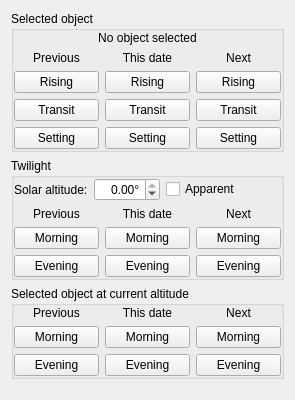
     <widget class="QWidget" name="tabSpecificTime">
      <attribute name="title">
       <string>Specific Time</string>
      </attribute>
      <layout class="QVBoxLayout" name="vboxSpecificTime">
       <item>
        <widget class="QGroupBox" name="groupRTS">
         <property name="title">
          <string>Selected object</string>
         </property>
         <layout class="QGridLayout" name="gridRTS">
          <property name="leftMargin">
           <number>0</number>
          </property>
          <property name="topMargin">
           <number>0</number>
          </property>
          <property name="rightMargin">
           <number>0</number>
          </property>
          <property name="bottomMargin">
           <number>0</number>
          </property>
          <item row="0" column="0" colspan="3">
           <widget class="QLabel" name="labelSelectedObject">
            <property name="text">
             <string>No object selected</string>
            </property>
            <property name="alignment">
             <set>Qt::AlignCenter</set>
            </property>
           </widget>
          </item>
          <item row="1" column="0">
           <widget class="QLabel" name="labelRTSPrev">
            <property name="text">
             <string>Previous</string>
            </property>
            <property name="alignment">
             <set>Qt::AlignCenter</set>
            </property>
           </widget>
          </item>
          <item row="1" column="1">
           <widget class="QLabel" name="labelRTSThisDate">
            <property name="text">
             <string>This date</string>
            </property>
            <property name="alignment">
             <set>Qt::AlignCenter</set>
            </property>
           </widget>
          </item>
          <item row="1" column="2">
           <widget class="QLabel" name="labelRTSNext">
            <property name="text">
             <string>Next</string>
            </property>
            <property name="alignment">
             <set>Qt::AlignCenter</set>
            </property>
           </widget>
          </item>
          <item row="2" column="0">
           <widget class="QPushButton" name="btnPreviousRising">
            <property name="sizePolicy">
             <sizepolicy hsizetype="Expanding" vsizetype="Fixed">
              <horstretch>0</horstretch>
              <verstretch>0</verstretch>
             </sizepolicy>
            </property>
            <property name="toolTip">
             <string>Previous rising of the selected object</string>
            </property>
            <property name="text">
             <string>Rising</string>
            </property>
           </widget>
          </item>
          <item row="2" column="1">
           <widget class="QPushButton" name="btnThisDateRising">
            <property name="sizePolicy">
             <sizepolicy hsizetype="Expanding" vsizetype="Fixed">
              <horstretch>0</horstretch>
              <verstretch>0</verstretch>
             </sizepolicy>
            </property>
            <property name="toolTip">
             <string>This date's rising of the selected object</string>
            </property>
            <property name="text">
             <string>Rising</string>
            </property>
           </widget>
          </item>
          <item row="2" column="2">
           <widget class="QPushButton" name="btnNextRising">
            <property name="sizePolicy">
             <sizepolicy hsizetype="Expanding" vsizetype="Fixed">
              <horstretch>0</horstretch>
              <verstretch>0</verstretch>
             </sizepolicy>
            </property>
            <property name="toolTip">
             <string>Next rising of the selected object</string>
            </property>
            <property name="text">
             <string>Rising</string>
            </property>
           </widget>
          </item>
          <item row="3" column="0">
           <widget class="QPushButton" name="btnPreviousTransit">
            <property name="sizePolicy">
             <sizepolicy hsizetype="Expanding" vsizetype="Fixed">
              <horstretch>0</horstretch>
              <verstretch>0</verstretch>
             </sizepolicy>
            </property>
            <property name="toolTip">
             <string>Previous transit of the selected object</string>
            </property>
            <property name="text">
             <string>Transit</string>
            </property>
           </widget>
          </item>
          <item row="3" column="1">
           <widget class="QPushButton" name="btnThisDateTransit">
            <property name="sizePolicy">
             <sizepolicy hsizetype="Expanding" vsizetype="Fixed">
              <horstretch>0</horstretch>
              <verstretch>0</verstretch>
             </sizepolicy>
            </property>
            <property name="toolTip">
             <string>This date's transit of the selected object</string>
            </property>
            <property name="text">
             <string>Transit</string>
            </property>
           </widget>
          </item>
          <item row="3" column="2">
           <widget class="QPushButton" name="btnNextTransit">
            <property name="sizePolicy">
             <sizepolicy hsizetype="Expanding" vsizetype="Fixed">
              <horstretch>0</horstretch>
              <verstretch>0</verstretch>
             </sizepolicy>
            </property>
            <property name="toolTip">
             <string>Next transit of the selected object</string>
            </property>
            <property name="text">
             <string>Transit</string>
            </property>
           </widget>
          </item>
          <item row="4" column="0">
           <widget class="QPushButton" name="btnPreviousSetting">
            <property name="sizePolicy">
             <sizepolicy hsizetype="Expanding" vsizetype="Fixed">
              <horstretch>0</horstretch>
              <verstretch>0</verstretch>
             </sizepolicy>
            </property>
            <property name="toolTip">
             <string>Previous setting of the selected object</string>
            </property>
            <property name="text">
             <string>Setting</string>
            </property>
           </widget>
          </item>
          <item row="4" column="1">
           <widget class="QPushButton" name="btnThisDateSetting">
            <property name="sizePolicy">
             <sizepolicy hsizetype="Expanding" vsizetype="Fixed">
              <horstretch>0</horstretch>
              <verstretch>0</verstretch>
             </sizepolicy>
            </property>
            <property name="toolTip">
             <string>This date's setting of the selected object</string>
            </property>
            <property name="text">
             <string>Setting</string>
            </property>
           </widget>
          </item>
          <item row="4" column="2">
           <widget class="QPushButton" name="btnNextSetting">
            <property name="sizePolicy">
             <sizepolicy hsizetype="Expanding" vsizetype="Fixed">
              <horstretch>0</horstretch>
              <verstretch>0</verstretch>
             </sizepolicy>
            </property>
            <property name="toolTip">
             <string>Next setting of the selected object</string>
            </property>
            <property name="text">
             <string>Setting</string>
            </property>
           </widget>
          </item>
         </layout>
        </widget>
       </item>
       <item>
        <widget class="QGroupBox" name="groupTwilight">
         <property name="title">
          <string>Twilight</string>
         </property>
         <layout class="QGridLayout" name="gridTwilight">
          <property name="leftMargin">
           <number>0</number>
          </property>
          <property name="topMargin">
           <number>0</number>
          </property>
          <property name="rightMargin">
           <number>0</number>
          </property>
          <property name="bottomMargin">
           <number>0</number>
          </property>
          <item row="0" column="0" colspan="3">
           <layout class="QHBoxLayout" name="hboxTwilightAlt">
            <item>
             <widget class="QLabel" name="labelTwilightAlt">
              <property name="text">
               <string>Solar altitude:</string>
              </property>
             </widget>
            </item>
            <item>
             <widget class="QDoubleSpinBox" name="spinBoxTwilightAltitude">
              <property name="toolTip">
               <string>Solar altitude used for twilight calculations (synced with View → Sky)</string>
              </property>
              <property name="alignment">
               <set>Qt::AlignRight|Qt::AlignTrailing|Qt::AlignVCenter</set>
              </property>
              <property name="suffix">
               <string notr="true">°</string>
              </property>
              <property name="decimals">
               <number>2</number>
              </property>
              <property name="minimum">
               <double>-20.000000000000000</double>
              </property>
              <property name="maximum">
               <double>0.000000000000000</double>
              </property>
              <property name="singleStep">
               <double>0.100000000000000</double>
              </property>
             </widget>
            </item>
            <item>
             <widget class="QCheckBox" name="checkBoxTwilightApparent">
              <property name="toolTip">
               <string>The solar altitude is the apparent altitude (with the atmospheric refraction) instead of the geometric one (synced with View → Sky). The twilight definitions (civil, nautical, astronomical) are for the geometric altitude.</string>
              </property>
              <property name="text">
               <string>Apparent</string>
              </property>
             </widget>
            </item>
            <item>
             <spacer>
              <property name="orientation">
               <enum>Qt::Horizontal</enum>
              </property>
              <property name="sizeHint" stdset="0">
               <size>
                <width>40</width>
                <height>20</height>
               </size>
              </property>
             </spacer>
            </item>
           </layout>
          </item>
          <item row="1" column="0">
           <widget class="QLabel" name="labelTwilightPrev">
            <property name="text">
             <string>Previous</string>
            </property>
            <property name="alignment">
             <set>Qt::AlignCenter</set>
            </property>
           </widget>
          </item>
          <item row="1" column="1">
           <widget class="QLabel" name="labelTwilightThisDate">
            <property name="text">
             <string>This date</string>
            </property>
            <property name="alignment">
             <set>Qt::AlignCenter</set>
            </property>
           </widget>
          </item>
          <item row="1" column="2">
           <widget class="QLabel" name="labelTwilightNext">
            <property name="text">
             <string>Next</string>
            </property>
            <property name="alignment">
             <set>Qt::AlignCenter</set>
            </property>
           </widget>
          </item>
          <item row="2" column="0">
           <widget class="QPushButton" name="btnPreviousMorningTwilight">
            <property name="sizePolicy">
             <sizepolicy hsizetype="Expanding" vsizetype="Fixed">
              <horstretch>0</horstretch>
              <verstretch>0</verstretch>
             </sizepolicy>
            </property>
            <property name="toolTip">
             <string>Previous morning twilight</string>
            </property>
            <property name="text">
             <string>Morning</string>
            </property>
           </widget>
          </item>
          <item row="2" column="1">
           <widget class="QPushButton" name="btnThisDateMorningTwilight">
            <property name="sizePolicy">
             <sizepolicy hsizetype="Expanding" vsizetype="Fixed">
              <horstretch>0</horstretch>
              <verstretch>0</verstretch>
             </sizepolicy>
            </property>
            <property name="toolTip">
             <string>This date's morning twilight</string>
            </property>
            <property name="text">
             <string>Morning</string>
            </property>
           </widget>
          </item>
          <item row="2" column="2">
           <widget class="QPushButton" name="btnNextMorningTwilight">
            <property name="sizePolicy">
             <sizepolicy hsizetype="Expanding" vsizetype="Fixed">
              <horstretch>0</horstretch>
              <verstretch>0</verstretch>
             </sizepolicy>
            </property>
            <property name="toolTip">
             <string>Next morning twilight</string>
            </property>
            <property name="text">
             <string>Morning</string>
            </property>
           </widget>
          </item>
          <item row="3" column="0">
           <widget class="QPushButton" name="btnPreviousEveningTwilight">
            <property name="sizePolicy">
             <sizepolicy hsizetype="Expanding" vsizetype="Fixed">
              <horstretch>0</horstretch>
              <verstretch>0</verstretch>
             </sizepolicy>
            </property>
            <property name="toolTip">
             <string>Previous evening twilight</string>
            </property>
            <property name="text">
             <string>Evening</string>
            </property>
           </widget>
          </item>
          <item row="3" column="1">
           <widget class="QPushButton" name="btnThisDateEveningTwilight">
            <property name="sizePolicy">
             <sizepolicy hsizetype="Expanding" vsizetype="Fixed">
              <horstretch>0</horstretch>
              <verstretch>0</verstretch>
             </sizepolicy>
            </property>
            <property name="toolTip">
             <string>This date's evening twilight</string>
            </property>
            <property name="text">
             <string>Evening</string>
            </property>
           </widget>
          </item>
          <item row="3" column="2">
           <widget class="QPushButton" name="btnNextEveningTwilight">
            <property name="sizePolicy">
             <sizepolicy hsizetype="Expanding" vsizetype="Fixed">
              <horstretch>0</horstretch>
              <verstretch>0</verstretch>
             </sizepolicy>
            </property>
            <property name="toolTip">
             <string>Next evening twilight</string>
            </property>
            <property name="text">
             <string>Evening</string>
            </property>
           </widget>
          </item>
         </layout>
        </widget>
       </item>
       <item>
        <widget class="QGroupBox" name="groupAtAltitude">
         <property name="title">
          <string>Selected object at current altitude</string>
         </property>
         <layout class="QGridLayout" name="gridAtAltitude">
          <property name="leftMargin">
           <number>0</number>
          </property>
          <property name="topMargin">
           <number>0</number>
          </property>
          <property name="rightMargin">
           <number>0</number>
          </property>
          <property name="bottomMargin">
           <number>0</number>
          </property>
          <item row="0" column="0">
           <widget class="QLabel" name="labelAltPrev">
            <property name="text">
             <string>Previous</string>
            </property>
            <property name="alignment">
             <set>Qt::AlignCenter</set>
            </property>
           </widget>
          </item>
          <item row="0" column="1">
           <widget class="QLabel" name="labelAltThisDate">
            <property name="text">
             <string>This date</string>
            </property>
            <property name="alignment">
             <set>Qt::AlignCenter</set>
            </property>
           </widget>
          </item>
          <item row="0" column="2">
           <widget class="QLabel" name="labelAltNext">
            <property name="text">
             <string>Next</string>
            </property>
            <property name="alignment">
             <set>Qt::AlignCenter</set>
            </property>
           </widget>
          </item>
          <item row="1" column="0">
           <widget class="QPushButton" name="btnPreviousMorningAtAltitude">
            <property name="sizePolicy">
             <sizepolicy hsizetype="Expanding" vsizetype="Fixed">
              <horstretch>0</horstretch>
              <verstretch>0</verstretch>
             </sizepolicy>
            </property>
            <property name="toolTip">
             <string>Selected object at its current altitude, previous morning</string>
            </property>
            <property name="text">
             <string>Morning</string>
            </property>
           </widget>
          </item>
          <item row="1" column="1">
           <widget class="QPushButton" name="btnThisDateMorningAtAltitude">
            <property name="sizePolicy">
             <sizepolicy hsizetype="Expanding" vsizetype="Fixed">
              <horstretch>0</horstretch>
              <verstretch>0</verstretch>
             </sizepolicy>
            </property>
            <property name="toolTip">
             <string>Selected object at its current altitude this date's morning</string>
            </property>
            <property name="text">
             <string>Morning</string>
            </property>
           </widget>
          </item>
          <item row="1" column="2">
           <widget class="QPushButton" name="btnNextMorningAtAltitude">
            <property name="sizePolicy">
             <sizepolicy hsizetype="Expanding" vsizetype="Fixed">
              <horstretch>0</horstretch>
              <verstretch>0</verstretch>
             </sizepolicy>
            </property>
            <property name="toolTip">
             <string>Selected object at its current altitude, next morning</string>
            </property>
            <property name="text">
             <string>Morning</string>
            </property>
           </widget>
          </item>
          <item row="2" column="0">
           <widget class="QPushButton" name="btnPreviousEveningAtAltitude">
            <property name="sizePolicy">
             <sizepolicy hsizetype="Expanding" vsizetype="Fixed">
              <horstretch>0</horstretch>
              <verstretch>0</verstretch>
             </sizepolicy>
            </property>
            <property name="toolTip">
             <string>Selected object at its current altitude, previous evening</string>
            </property>
            <property name="text">
             <string>Evening</string>
            </property>
           </widget>
          </item>
          <item row="2" column="1">
           <widget class="QPushButton" name="btnThisDateEveningAtAltitude">
            <property name="sizePolicy">
             <sizepolicy hsizetype="Expanding" vsizetype="Fixed">
              <horstretch>0</horstretch>
              <verstretch>0</verstretch>
             </sizepolicy>
            </property>
            <property name="toolTip">
             <string>Selected object at its current altitude this date's evening</string>
            </property>
            <property name="text">
             <string>Evening</string>
            </property>
           </widget>
          </item>
          <item row="2" column="2">
           <widget class="QPushButton" name="btnNextEveningAtAltitude">
            <property name="sizePolicy">
             <sizepolicy hsizetype="Expanding" vsizetype="Fixed">
              <horstretch>0</horstretch>
              <verstretch>0</verstretch>
             </sizepolicy>
            </property>
            <property name="toolTip">
             <string>Selected object at its current altitude, next evening</string>
            </property>
            <property name="text">
             <string>Evening</string>
            </property>
           </widget>
          </item>
         </layout>
        </widget>
       </item>
       <item>
        <spacer name="verticalSpacerSpecificTime">
         <property name="orientation">
          <enum>Qt::Vertical</enum>
         </property>
         <property name="sizeHint" stdset="0">
          <size>
           <width>20</width>
           <height>10</height>
          </size>
         </property>
        </spacer>
       </item>
      </layout>
     </widget>
